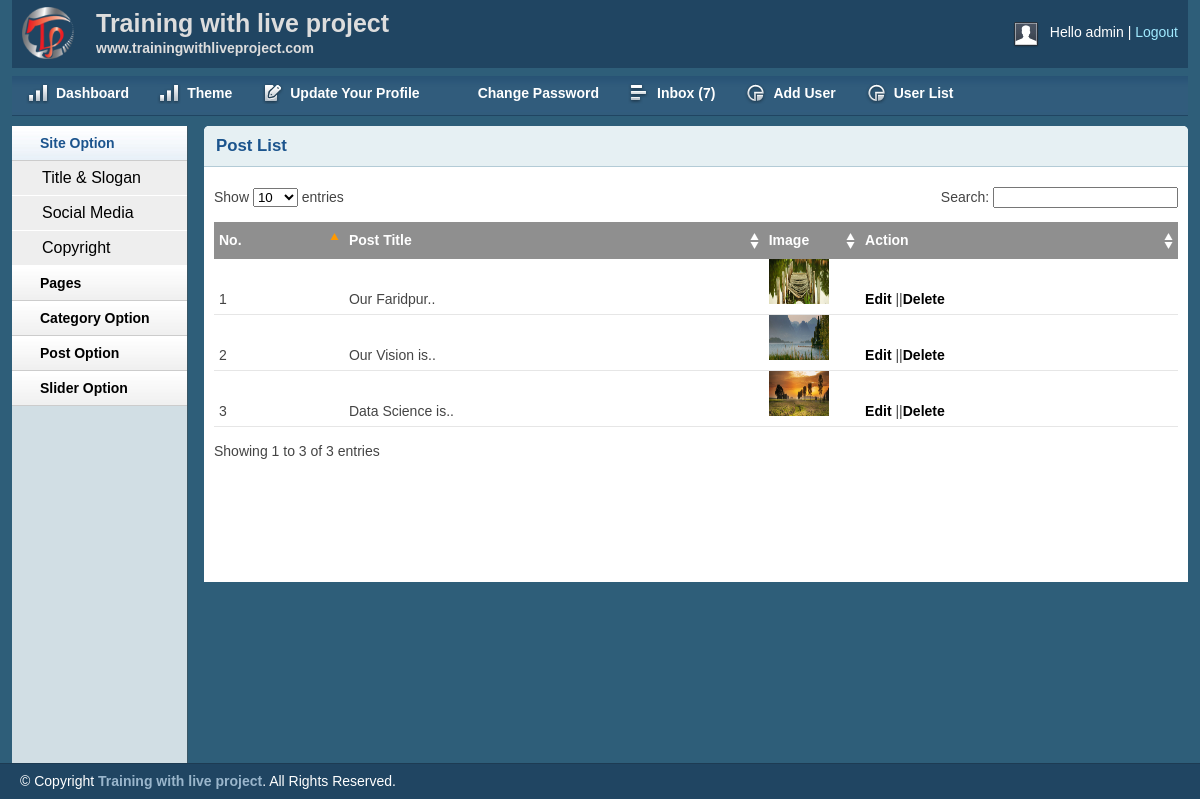
Screenshot of /admin/sliderlist.php (signed in) with the database file from the repository.
### tables this page shows
CREATE TABLE `tbl_slider` (
  `id` int(11) NOT NULL,
  `title` varchar(255) NOT NULL,
  `image` varchar(255) NOT NULL
);

### lib/Database.php (called while the page is built, shortened)
<?php
Class Database{
	public $host   = DB_HOST;
	public $user   = DB_USER;
	public $pass   = DB_PASS;
	public $dbname = DB_NAME;
	public $link;
	private function connectDB(){
	$this->link = new mysqli($this->host, $this->user, $this->pass, $this->dbname);
 }
	public function select($query){
		$result = $this->link->query($query) or die($this->link->error.__LINE__);
		if($result->num_rows > 0){
			return $result;
		} else {
			return false;
		}
	}
}

### helpers/Format.php (called while the page is built, shortened)
<?php
    class Format
    {
        public function textShort($text , $limit = 400)
    {
        $text = $text. " ";
        $text = substr($text, 0, $limit);
        $text = substr($text, 0, strrpos($text," "));
        $text = $text."..";
        return $text;
    }
}
?>

### lib/Session.php (called while the page is built, shortened)
<?php
    class Session
    {
        public static function get($key){
            if (isset($_SESSION[$key])) {
               return $_SESSION[$key] ;
            }else{
                return false;
            }
        }
    }
?>

### admin/sliderlist.php (the view, shortened to what this page needs)
<?php include 'inc/header.php'?>
<?php include 'inc/sidebar.php'?>
        <div class="grid_10">
            <div class="box round first grid">
                <h2>Post List</h2>
                <div class="block">
                    <table class="data display datatable table" id="example">
					<thead>
						<tr>
							<th>No.</th>
							<th>Post Title</th>
							<th>Image</th>
							<th>Action</th>
						</tr>
					</thead>
					<tbody>
					<?php
						$query = "select * from tbl_slider";
						$slider  = $db->select($query);
						$i=0;
						if($slider){
							while ($result = $slider->fetch_assoc()) {
								$i++;
					?>
						<tr class="odd gradeX">
							<td><?php echo $i ?></td>
							<td><?php echo $fm->textShort($result['title'], 20)?></td>
							<td width="10%">
								<img height="45px" width="60px" src="<?php echo $result['image']?>" alt="post-image">
							</td>
						<td>
		<?php
			if (Session::get('userrole') == '0') { ?>
				 <a href="editslider.php?sliderid=<?php echo $result['id'] ?>">Edit</a> ||<a href="deleteslider.php?sliderid=<?php echo $result['id'] ?>" onclick="return confirm('Are you sure to delete this post ?')">Delete</a>
		<?php } ?>
                </td>
                </tr>
                    <?php } } ?>
            </tbody>
        </table>
               </div>
            </div>
        </div>
<?php include 'inc/footer.php'?>

### admin/css/layout.css (style rules this page uses)
body { background: #fff none repeat scroll 0 0; color: #444; font-size: 14px; padding: 0; }
a { color: #000; font-weight:bold; text-decoration: none; }
h1, h2, h3, h4, h5, h6 { line-height:1.2em; margin-bottom:.3em; }
h2 { margin-top:1em; }
.box { background:#fff; margin-bottom:20px; padding:10px 10px 10px 10px; margin-left:-8px; }
.box.grid { padding-bottom:40px; }
.box.round { -moz-border-radius: 5px 5px 0px 0px; -webkit-border-radius: 5px 5px 0px 0px; border-radius: 5px 5px 0px 0px; }
.box h2 { font-size:1.2em; font-weight:bold; color:#1B548D; background:#E6F0F3; margin:-10px -10px 0 -10px; padding:10px 12px; border-bottom:1px solid #B3CBD6; -moz-border-radius: 5px 5px 0px 0px; -webkit-border-radius: 5px 5px 0px 0px; border-radius: 5px 5px 0px 0px; }
.box.first { min-height: 406px; }
.block { padding-top:20px; }
.block { padding-bottom:1px; }
table.display { margin: 0 auto; clear: both; width: 100%; }
.sorting_asc { background: #8f8f8f url(../img/table/sort_asc.png) no-repeat center right; padding:8px 5px; text-align:left; color:#fff; }
.sorting { background:#8f8f8f url(../img/table/sort_both.png) no-repeat center right; padding:8px 5px; text-align:left; color:#fff; }
tr.odd { height: 30px; line-height: 30px; border-bottom:1px solid #e6e6e6; }
tr.even { height: 30px; line-height: 30px; border-bottom:1px solid #e6e6e6; }
tr.odd td, tr.even td { padding-left:5px; }

### rows the page displays
tbl_slider: title "Our Faridpur..", image (picture)
tbl_slider: title "Our Vision is..", image (picture)
tbl_slider: title "Data Science is..", image (picture)

### other values shown
Session::get('username') "admin"
$count "7"
